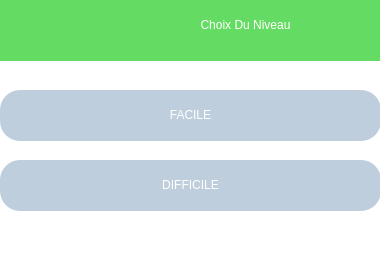
<?xml version="1.0" encoding="UTF-8"?>
<ui version="4.0">
 <class>Level</class>
 <widget class="QWidget" name="Level">
  <property name="geometry">
   <rect>
    <x>0</x>
    <y>0</y>
    <width>380</width>
    <height>262</height>
   </rect>
  </property>
  <property name="windowTitle">
   <string>Form</string>
  </property>
  <property name="styleSheet">
   <string notr="true">background-color: rgb(255, 255, 255);</string>
  </property>
  <widget class="QLabel" name="label">
   <property name="geometry">
    <rect>
     <x>0</x>
     <y>0</y>
     <width>381</width>
     <height>61</height>
    </rect>
   </property>
   <property name="styleSheet">
    <string notr="true">background-color: rgb(100, 219, 98);</string>
   </property>
   <property name="text">
    <string/>
   </property>
  </widget>
  <widget class="QLabel" name="label_2">
   <property name="geometry">
    <rect>
     <x>80</x>
     <y>0</y>
     <width>49</width>
     <height>51</height>
    </rect>
   </property>
   <property name="styleSheet">
    <string notr="true">background:transparent;
image: url(:/assets/fencing.png);</string>
   </property>
   <property name="text">
    <string/>
   </property>
  </widget>
  <widget class="QLabel" name="label_3">
   <property name="geometry">
    <rect>
     <x>140</x>
     <y>0</y>
     <width>211</width>
     <height>51</height>
    </rect>
   </property>
   <property name="styleSheet">
    <string notr="true">color: rgb(255, 255, 255);
background:transparent;
font: 900 18pt &quot;Segoe UI&quot;;</string>
   </property>
   <property name="text">
    <string>&lt;html&gt;&lt;head/&gt;&lt;body&gt;&lt;p align=&quot;center&quot;&gt;Choix Du Niveau&lt;/p&gt;&lt;/body&gt;&lt;/html&gt;</string>
   </property>
  </widget>
  <widget class="QLabel" name="label_4">
   <property name="geometry">
    <rect>
     <x>0</x>
     <y>90</y>
     <width>381</width>
     <height>51</height>
    </rect>
   </property>
   <property name="styleSheet">
    <string notr="true">background-color: rgb(191, 206, 220);
font: 700 18pt &quot;Segoe UI&quot;;
color: rgb(255, 255, 255);
border-radius:20px;</string>
   </property>
   <property name="text">
    <string>&lt;html&gt;&lt;head/&gt;&lt;body&gt;&lt;p align=&quot;center&quot;&gt;FACILE&lt;/p&gt;&lt;/body&gt;&lt;/html&gt;</string>
   </property>
  </widget>
  <widget class="QLabel" name="label_5">
   <property name="geometry">
    <rect>
     <x>0</x>
     <y>160</y>
     <width>381</width>
     <height>51</height>
    </rect>
   </property>
   <property name="styleSheet">
    <string notr="true">background-color: rgb(191, 206, 220);
color: rgb(255, 255, 255);
font: 700 18pt &quot;Segoe UI&quot;;
border-radius:20px;</string>
   </property>
   <property name="text">
    <string>&lt;html&gt;&lt;head/&gt;&lt;body&gt;&lt;p align=&quot;center&quot;&gt;DIFFICILE&lt;/p&gt;&lt;/body&gt;&lt;/html&gt;</string>
   </property>
  </widget>
  <widget class="QLabel" name="label_6">
   <property name="geometry">
    <rect>
     <x>30</x>
     <y>90</y>
     <width>61</width>
     <height>51</height>
    </rect>
   </property>
   <property name="styleSheet">
    <string notr="true">background:transparent;
image: url(:/assets/star.png);</string>
   </property>
   <property name="text">
    <string/>
   </property>
  </widget>
  <widget class="QLabel" name="label_7">
   <property name="geometry">
    <rect>
     <x>30</x>
     <y>160</y>
     <width>61</width>
     <height>51</height>
    </rect>
   </property>
   <property name="styleSheet">
    <string notr="true">background:transparent;
image: url(:/assets/crown.png);</string>
   </property>
   <property name="text">
    <string/>
   </property>
  </widget>
  <widget class="QPushButton" name="facile_btn">
   <property name="geometry">
    <rect>
     <x>0</x>
     <y>90</y>
     <width>381</width>
     <height>51</height>
    </rect>
   </property>
   <property name="styleSheet">
    <string notr="true">border-radius:20px;
background:transparent;</string>
   </property>
   <property name="text">
    <string/>
   </property>
  </widget>
  <widget class="QPushButton" name="dif_btn">
   <property name="geometry">
    <rect>
     <x>0</x>
     <y>160</y>
     <width>381</width>
     <height>51</height>
    </rect>
   </property>
   <property name="styleSheet">
    <string notr="true">border-radius:20px;
background:transparent;</string>
   </property>
   <property name="text">
    <string/>
   </property>
  </widget>
 </widget>
 <resources/>
 <connections/>
</ui>
